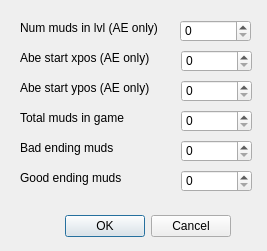
<?xml version="1.0" encoding="UTF-8"?>
<ui version="4.0">
 <class>PathDataEditorDialog</class>
 <widget class="QDialog" name="PathDataEditorDialog">
  <property name="geometry">
   <rect>
    <x>0</x>
    <y>0</y>
    <width>267</width>
    <height>251</height>
   </rect>
  </property>
  <property name="windowTitle">
   <string>Dialog</string>
  </property>
  <widget class="QDialogButtonBox" name="buttonBox">
   <property name="geometry">
    <rect>
     <x>20</x>
     <y>210</y>
     <width>211</width>
     <height>32</height>
    </rect>
   </property>
   <property name="orientation">
    <enum>Qt::Horizontal</enum>
   </property>
   <property name="standardButtons">
    <set>QDialogButtonBox::Cancel|QDialogButtonBox::Ok</set>
   </property>
  </widget>
  <widget class="QSpinBox" name="spnNumMudsInLvl">
   <property name="geometry">
    <rect>
     <x>180</x>
     <y>20</y>
     <width>71</width>
     <height>22</height>
    </rect>
   </property>
   <property name="maximum">
    <number>9999</number>
   </property>
  </widget>
  <widget class="QLabel" name="label">
   <property name="geometry">
    <rect>
     <x>20</x>
     <y>20</y>
     <width>141</width>
     <height>16</height>
    </rect>
   </property>
   <property name="text">
    <string>Num muds in lvl (AE only)</string>
   </property>
  </widget>
  <widget class="QLabel" name="label_2">
   <property name="geometry">
    <rect>
     <x>20</x>
     <y>50</y>
     <width>141</width>
     <height>16</height>
    </rect>
   </property>
   <property name="text">
    <string>Abe start xpos (AE only)</string>
   </property>
  </widget>
  <widget class="QLabel" name="label_3">
   <property name="geometry">
    <rect>
     <x>20</x>
     <y>80</y>
     <width>141</width>
     <height>16</height>
    </rect>
   </property>
   <property name="text">
    <string>Abe start ypos (AE only)</string>
   </property>
  </widget>
  <widget class="QLabel" name="label_4">
   <property name="geometry">
    <rect>
     <x>20</x>
     <y>110</y>
     <width>141</width>
     <height>16</height>
    </rect>
   </property>
   <property name="text">
    <string>Total muds in game</string>
   </property>
  </widget>
  <widget class="QLabel" name="label_5">
   <property name="geometry">
    <rect>
     <x>20</x>
     <y>140</y>
     <width>141</width>
     <height>16</height>
    </rect>
   </property>
   <property name="text">
    <string>Bad ending muds</string>
   </property>
  </widget>
  <widget class="QLabel" name="label_6">
   <property name="geometry">
    <rect>
     <x>20</x>
     <y>170</y>
     <width>141</width>
     <height>16</height>
    </rect>
   </property>
   <property name="text">
    <string>Good ending muds</string>
   </property>
  </widget>
  <widget class="QSpinBox" name="spnAbeStartXPos">
   <property name="geometry">
    <rect>
     <x>181</x>
     <y>50</y>
     <width>71</width>
     <height>22</height>
    </rect>
   </property>
   <property name="maximum">
    <number>999999</number>
   </property>
  </widget>
  <widget class="QSpinBox" name="spnAbeStartYPos">
   <property name="geometry">
    <rect>
     <x>181</x>
     <y>80</y>
     <width>71</width>
     <height>22</height>
    </rect>
   </property>
   <property name="maximum">
    <number>999999</number>
   </property>
  </widget>
  <widget class="QSpinBox" name="spnTotalMudsInGame">
   <property name="geometry">
    <rect>
     <x>181</x>
     <y>110</y>
     <width>71</width>
     <height>22</height>
    </rect>
   </property>
   <property name="maximum">
    <number>9999</number>
   </property>
  </widget>
  <widget class="QSpinBox" name="spnBadEndingMuds">
   <property name="geometry">
    <rect>
     <x>181</x>
     <y>140</y>
     <width>71</width>
     <height>22</height>
    </rect>
   </property>
   <property name="maximum">
    <number>9999</number>
   </property>
  </widget>
  <widget class="QSpinBox" name="spnGoodEndingMuds">
   <property name="geometry">
    <rect>
     <x>181</x>
     <y>170</y>
     <width>71</width>
     <height>22</height>
    </rect>
   </property>
   <property name="maximum">
    <number>9999</number>
   </property>
  </widget>
 </widget>
 <resources/>
 <connections>
  <connection>
   <sender>buttonBox</sender>
   <signal>accepted()</signal>
   <receiver>PathDataEditorDialog</receiver>
   <slot>accept()</slot>
   <hints>
    <hint type="sourcelabel">
     <x>248</x>
     <y>254</y>
    </hint>
    <hint type="destinationlabel">
     <x>157</x>
     <y>274</y>
    </hint>
   </hints>
  </connection>
  <connection>
   <sender>buttonBox</sender>
   <signal>rejected()</signal>
   <receiver>PathDataEditorDialog</receiver>
   <slot>reject()</slot>
   <hints>
    <hint type="sourcelabel">
     <x>316</x>
     <y>260</y>
    </hint>
    <hint type="destinationlabel">
     <x>286</x>
     <y>274</y>
    </hint>
   </hints>
  </connection>
 </connections>
</ui>
